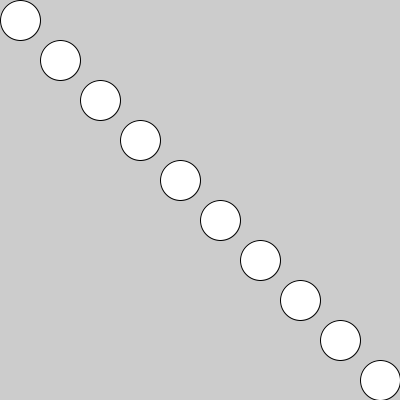
Frame 1 (no input)
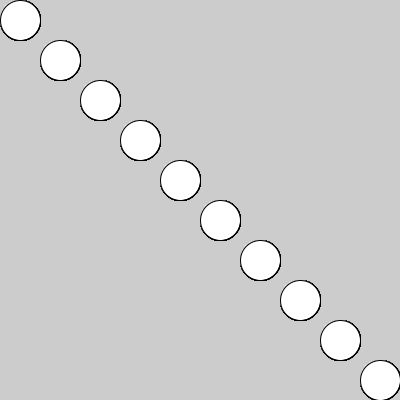
Frame 60 (the mouse pressed at the canvas centre just before this capture)
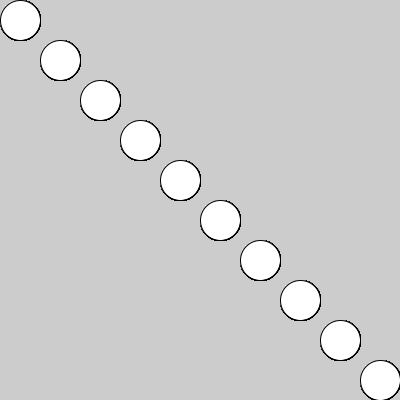
Frame 120 (the mouse held since frame 60 and released just before this capture)

The Processing sketch that drew these frames (run headless with seeded random() and noise(); from frame 60 on, the mouse is pressed at the canvas centre):

// Processing sketch: LoopsWarmup0
// ── LoopsWarmup0.pde
int while_coordinate;

void setup() {
  size(400, 400);
  while_coordinate = 20;
}

void draw() {
  // Function Calls 
  
  /* 
  circle(20, 20, 40);
  circle(60, 60, 40);
  circle(100, 100, 40);
  circle(140, 140, 40);
  circle(180, 180, 40);
  circle(220, 220, 40);
  circle(260, 260, 40);
  circle(300, 300, 40);
  circle(340, 340, 40);
  circle(380, 380, 40);
  */
  
  // While Loop
  
  /* while (while_coordinate < width) {
    circle(while_coordinate, while_coordinate, 40);
    while_coordinate += 40;
  }
  */
  
  // For Loop
  
  for (int coordinate = 20; coordinate < width; coordinate += 40) {
    circle(coordinate, coordinate, 40);
  }
}
  
